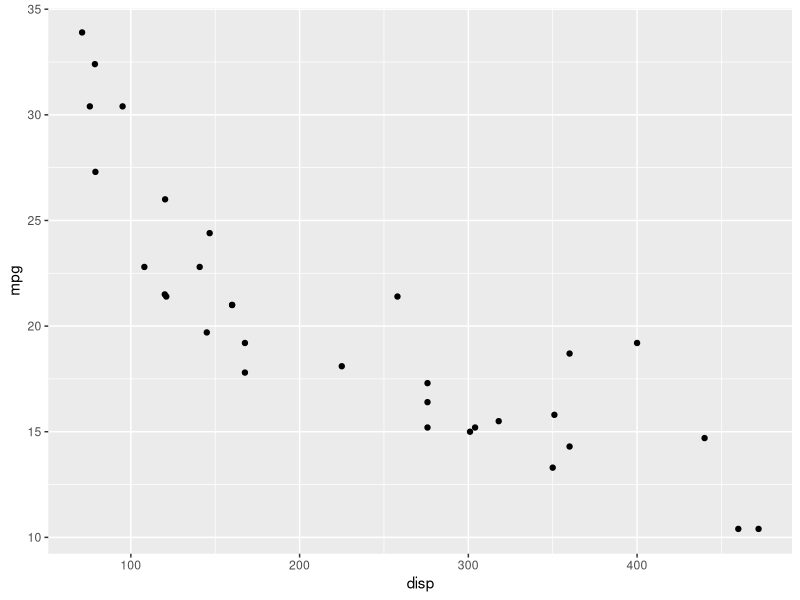
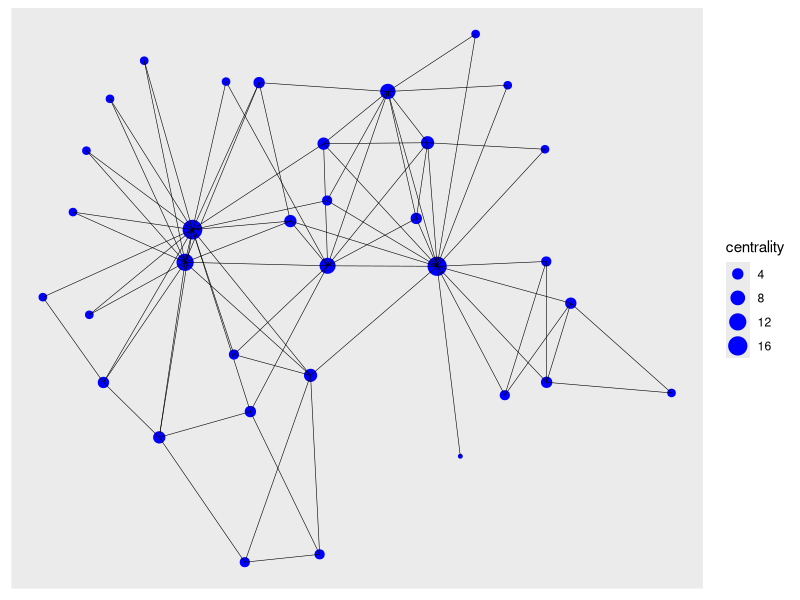

Write R code to recreate these figures, in order.
## ---- chunk 1
x <- c(43,643,765)

print(paste0("The mean of x is ", mean(x)))
## ---- chunk 2
library(tidyverse)
mtcars %>%
  ggplot() +
  geom_point(aes(y=mpg, x=disp))

## ---- chunk 3
# Load the packages needed
library(ggraph)
library(tidygraph)
## ---- chunk 4

create_notable("Zachary") %>%  # Load the Zachary network
  mutate(centrality = centrality_degree()) %>% # Calculate centrality as number of neighbors
  ggraph() + # Load ggraph
  geom_node_point(aes(size = centrality), color = 'blue') + # Set the size of nodes equal to the centrality
  geom_edge_fan(width = .2)
## ---- chunk 5

# Your new plotting code here
